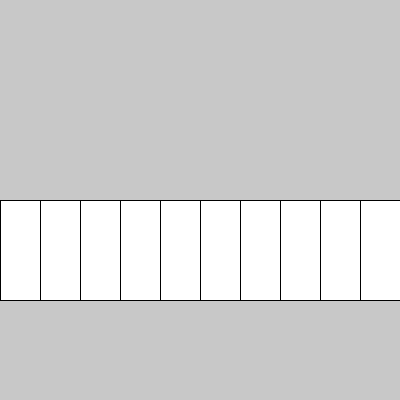
Frame 1 (no input)
Frame 60 (the mouse pressed at the canvas centre just before this capture): identical to frame 1, image omitted
Frame 120 (the mouse held since frame 60 and released just before this capture): identical to frame 1, image omitted

The Processing sketch that drew this single still picture (run headless with seeded random() and noise(); from frame 60 on, the mouse is pressed at the canvas centre):

// Processing sketch: clase_06_13_2023_arreglos_2
// ── clase_06_13_2023_arreglos_2.pde
int tamX, tamY;
int cantColumnas = 10;
int [] celdasSeleccionadas = new int [cantColumnas];
int celdaSeleccionada = -1;

void setup(){
  size(400,400);
  tamX = width/cantColumnas;
  tamY = 100;
}

void draw(){
  background(200);
  for(int i=0; i<cantColumnas;i++){
    if(
      (mouseX > i*tamX && mouseX < i*tamX + tamX && mouseY > 200 && mouseY < 200 + tamY) ||
        celdasSeleccionadas[i] == 1
      ){
      fill(0);
    }else{
      fill(255);
    }
    rect(i*tamX, 200, tamX, tamY);
  }
}

void mouseClicked(){
  for(int i=0; i<cantColumnas;i++){
    if(mouseX > i*tamX && mouseX < i*tamX + tamX && mouseY > 200 && mouseY < 200 + tamY){
      celdasSeleccionadas[i] = 1;
    }
  }
}
